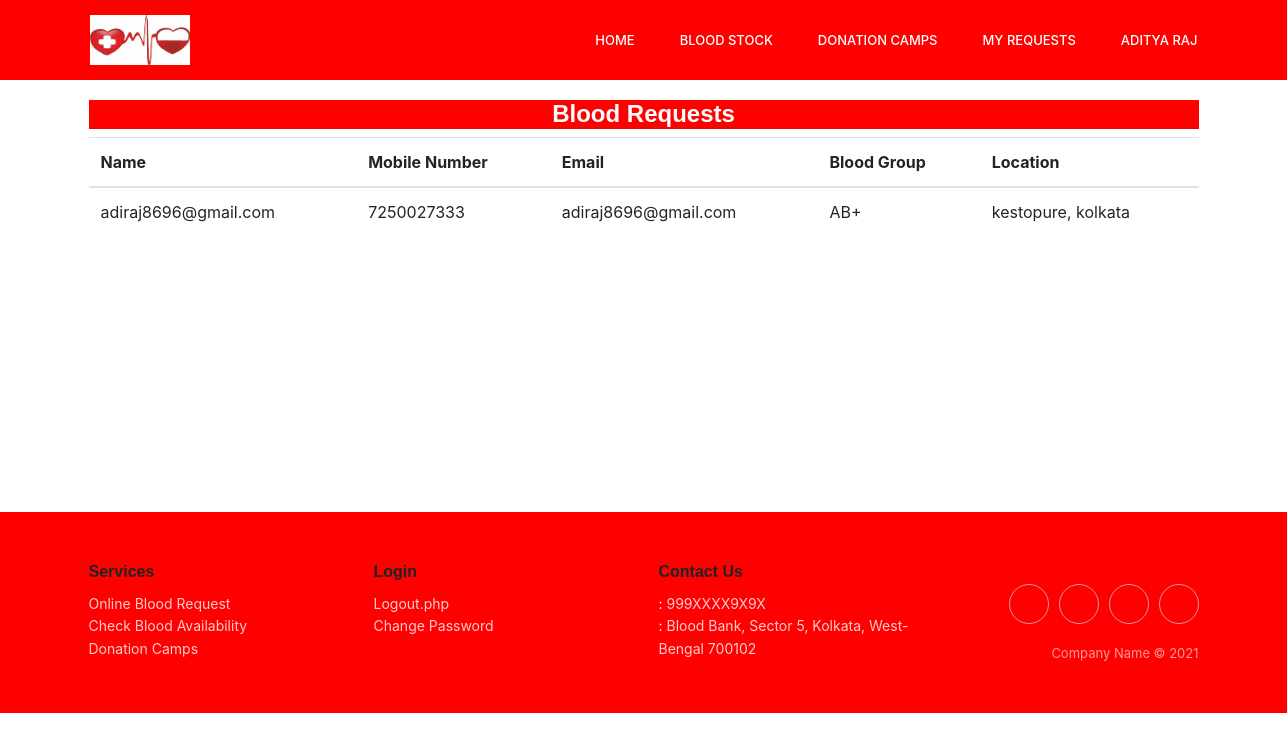
Page /user/myrequest.php (signed in) on the committed database.
### tables this page shows
CREATE TABLE `request` (
  `id` int(11) NOT NULL,
  `name` text NOT NULL,
  `email` text NOT NULL,
  `phone` text NOT NULL,
  `bloodgroup` text NOT NULL,
  `location` text NOT NULL,
  `userid` text NOT NULL,
  `hospitalid` int(11) NOT NULL,
  `status` text NOT NULL
);

### user/myrequest.php (the view, shortened to what this page needs)
<?php include ('../config.php');
    $name=$_SESSION['user']['name'];
    $id = $_SESSION['user']['id'];
?>
<!doctype html>
<html lang="en">
  <head>
    <link rel="stylesheet" href="https://stackpath.bootstrapcdn.com/bootstrap/4.3.1/css/bootstrap.min.css">
    <link rel="stylesheet" href="../css/style.css">
    <link rel="stylesheet" href="../css/responsive.css">
    <link rel="stylesheet" href="https://cdnjs.cloudflare.com/ajax/libs/ionicons/2.0.1/css/ionicons.min.css">
  </head>
  <body>
    <header class="header_area" style="background-color: red;">
      <div class="main_menu">
        <div class="container">
          <nav class="navbar navbar-expand-lg navbar-light">
            <div class="container">
              <a class="navbar-brand logo_h" href="afteruserlogin.php"><img src="../images/logo.jpg" alt="" height="50" width="100"></a>
              <div class="collapse navbar-collapse offset" id="navbarSupportedContent">
                <ul class="nav navbar-nav menu_nav ml-auto">
                  <li class="nav-item"><a class="nav-link" href="afteruserlogin.php">Home</a></li>
                  <li class="nav-item"><a class="nav-link" href="availability.php">Blood Stock</a></li>
                  <li class="nav-item"><a class="nav-link" href="donation.php">Donation Camps</a></li>
                  <li class="nav-item"><a class="nav-link" href="myrequest.php">My Requests</a></li>
                  <li class="nav-item submenu dropdown">
                    <a href="#" class="nav-link dropdown-toggle" data-toggle="dropdown" role="button" aria-haspopup="true" aria-expanded="false"><?php echo $name; ?></a>
                  </li>
                </ul>
              </div>
            </div>
          </nav>
        </div>
      </div>
    </header>
    <section>
      <div class="donation-table">
        <div class="container">
          <?php
            $exec = mysqli_query($bloodbank,"SELECT * FROM request WHERE $id=id  ORDER BY id DESC") or die(mysqli_error($bloodbank));
            $count = mysqli_num_rows($exec);
            if($count>0){
          ?>
          <table class="table">
            <h4 style="color: white; background-color: red; text-align: center;">Blood Requests</h4>
            <thead>
              <tr>
                <th scope="col">Name</th>
                <th scope="col">Mobile Number</th>
                <th scope="col">Email</th>
                <th scope="col">Blood Group</th>
                <th scope="col">Location</th>
              </tr>
            </thead>
            <?php
              while($row = mysqli_fetch_array($exec)) {
            ?>
            <tbody>
              <tr>
                <td><?php echo $row['name'] ?></td>
                <td><?php echo $row['phone'] ?></td>
                <td><?php echo $row['email'] ?></td>
                <td><?php echo $row['bloodgroup'] ?></td>
                <td><?php echo $row['location'] ?></td>
              </tr>
            </tbody>
            <?php } ?>
          </table>
          <?php
              }else {
                echo "No records found";
              }
          ?>
        </div>
      </div>
    </section>
  <div class="cta-area section_gap overlay">
  </div>
    <div class="footer-clean">
        <footer>
            <div class="container">
                <div class="row justify-content-center" style="color: white;">
                    <div class="col-sm-4 col-md-3 item">
                        <h3>Services</h3>
                        <ul>
                            <li><a href="availability.php">Online Blood Request</a></li>
                            <li><a href="availability.php">Check Blood Availability</a></li>
                            <li><a href="donation.php">Donation Camps</a></li>
                        </ul>
                    </div>
                    <div class="col-sm-4 col-md-3 item">
                        <h3>Login</h3>
                        <ul>
                            <li><a href="logout.php">Logout.php</a></li>
                            <li><a href="#">Change Password</a></li>
                        </ul>
                    </div>
                    <div class="col-sm-4 col-md-3 item">
                        <h3>Contact Us</h3>
                        <ul>
                            <li><i class="ion-ios-telephone"> </i> : <a href="#"> 999XXXX9X9X</a></li>
                            <li><i class="ion-ios-location"> </i> : <a href="#"> Blood Bank, Sector 5, Kolkata, West-Bengal 700102</a></li>
                        </ul>
                    </div>
                    <div class="col-lg-3 item social"><a href="#"></a><a href="#"></a><a href="#"></a><a href="#"></a>
                        <p class="copyright">Company Name © 2021</p>
                    </div>
                </div>
            </div>
        </footer>
    </div>
  </body>
</html>

### css/style.css (style rules this page uses)
body { line-height: 25px; font-size: 15px; font-family: "Roboto", sans-serif; font-weight: normal; color: #777777; }
h1, h2, h3, h4, h5, h6 { font-family: "Poppins", sans-serif; font-weight: 600; color: #222222; }
a { text-decoration: none; transition: all 0.3s ease-in-out; }
.section_gap { padding: 130px 0px; }
.header_area { position: absolute; width: 100%; top: 0; left: 0; z-index: 99999; transition: background 0.4s, all 0.3s linear; }
.header_area .container { padding: 0px 8px; }
.header_area .navbar { background: transparent; padding: 0px; border: 0px; border-radius: 0px; }
.header_area .navbar .nav .nav-item { margin-right: 45px; }
.header_area .navbar .nav .nav-item .nav-link { font-size: 13px; font-weight: 500; line-height: 80px; text-transform: uppercase; color: #ffffff; padding: 0px; display: inline-block; }
.header_area .navbar .nav .nav-item .nav-link:after { display: none; }
.header_area .navbar .nav .nav-item.submenu { position: relative; }
.header_area .navbar .nav .nav-item:last-child { margin-right: 0px; }
.footer-clean { padding:50px 0; background-color:red; color:#4b4c4d; }
.footer-clean h3 { margin-top:10; margin-bottom:12px; font-weight:bold; font-size:16px; }
.footer-clean ul { padding:0; list-style:none; line-height:1.6; font-size:14px; margin-bottom:0; }
.footer-clean ul a { color:inherit; text-decoration:none; opacity:0.8; }
.footer-clean .item.social { text-align:right; }
.footer-clean .item.social > a { font-size:24px; width:40px; height:40px; line-height:40px; display:inline-block; text-align:center; border-radius:50%; border:1px solid #ccc; margin-left:10px; margin-top:22px; color:inherit; opacity:0.75; }
.footer-clean .copyright { margin-top:14px; margin-bottom:0; font-size:13px; opacity:0.6; }
.cta-area { background: ; background-size: cover; text-align: center; color: #fff; z-index: 1; }
.cta-area.overlay:after { background: #000; opacity: .5; }
.donation-table { margin-top: 100px; }

### rows in the picture
request: name "adiraj8696@gmail.com", phone "7250027333", email "adiraj8696@gmail.com", bloodgroup "AB+", location "kestopure, kolkata"

### other values in the picture
$name "ADITYA RAJ"
